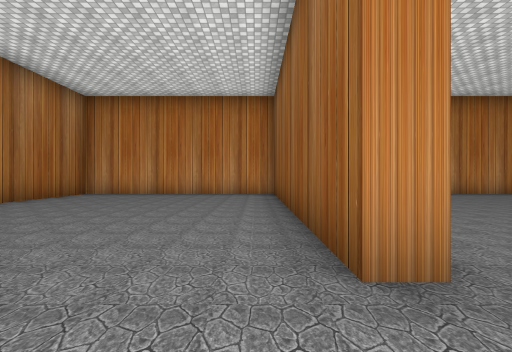
view 1 (above)

16 first-person views from a walk through a Unity game level. The camera is 1.2 m above the floor, looks level and sees 90° across. The floor is counted in squares, 2 m on a side. Each view is taken from the middle of a square. On the plan, view 1 faces up. The plan holds only what a view shows up to about 9 squares ahead; the rest is blank. The place goes on beyond the plan. The player is left out. Some surface patterns are stand-ins.

view 2
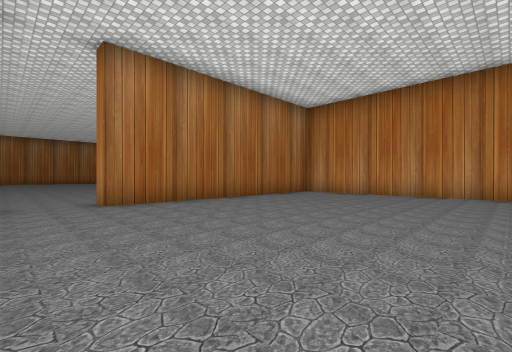

view 3
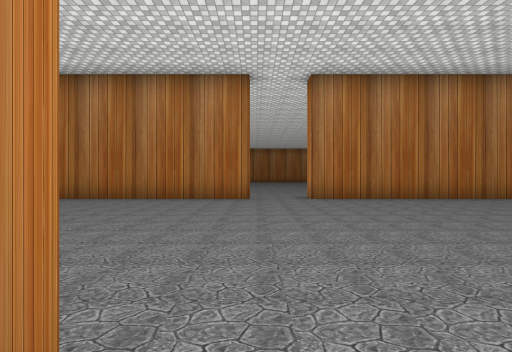

view 4
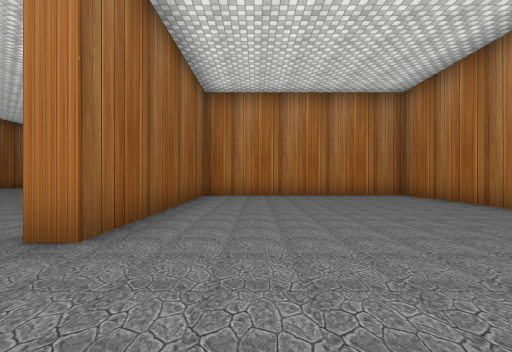

view 5
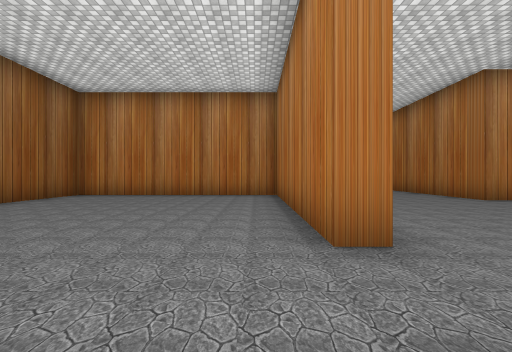

view 6
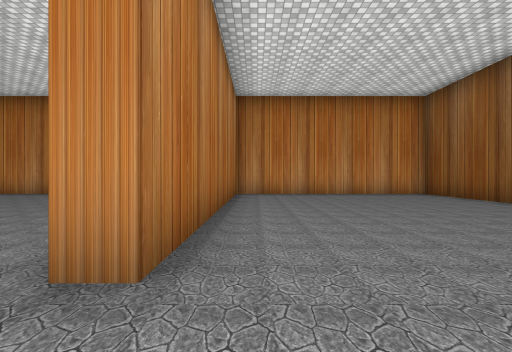

view 7
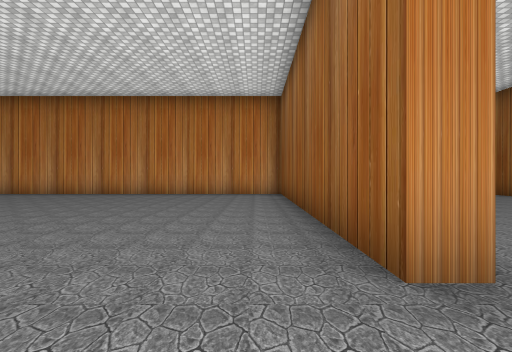

view 8
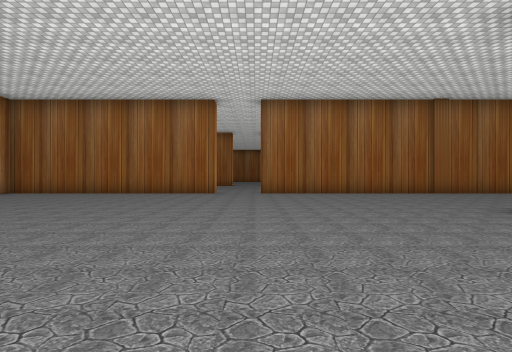

view 9
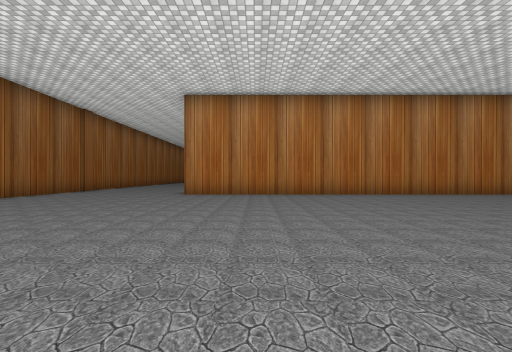

view 10
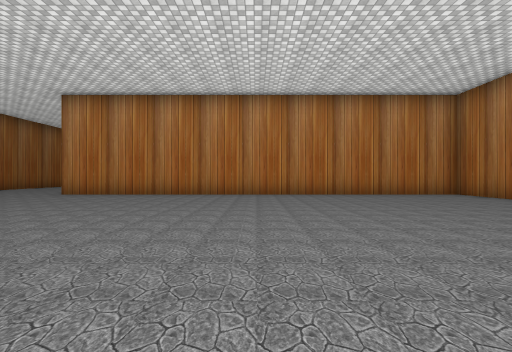

view 11
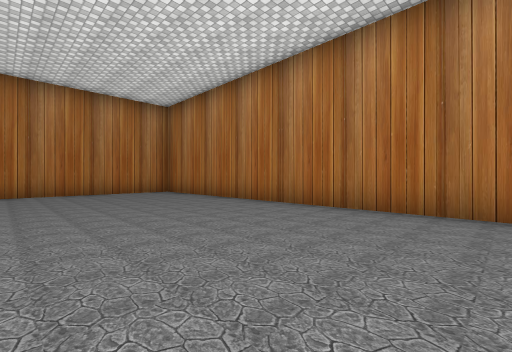

view 12
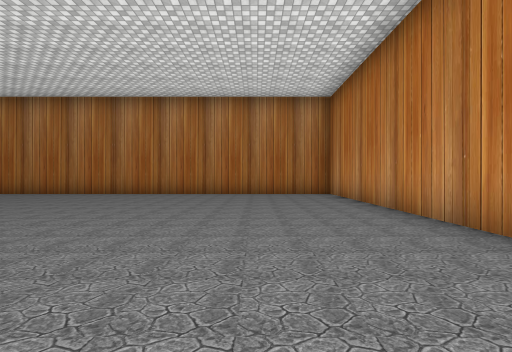

view 13
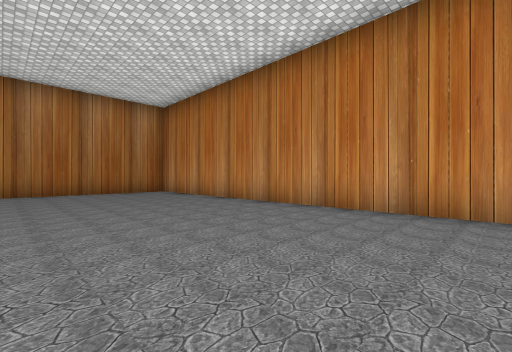

view 14
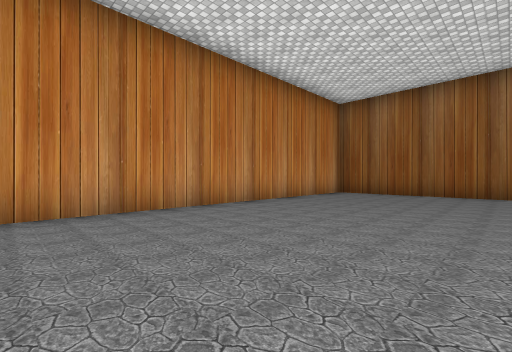

view 15
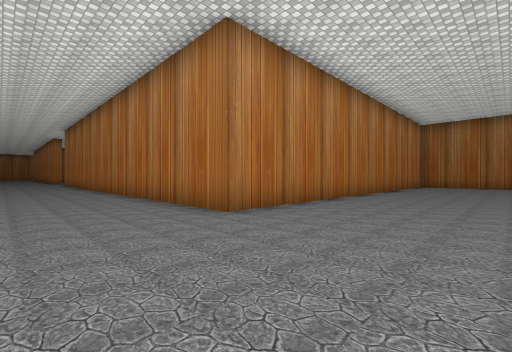

view 16
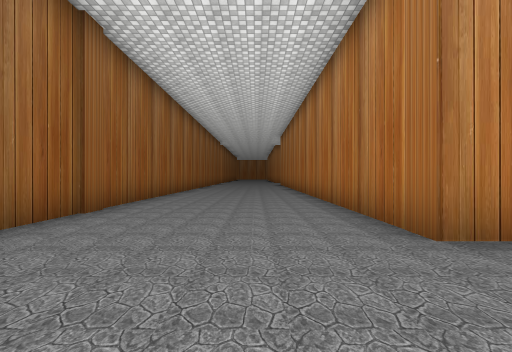

### Floor plan
Points are (right, up) in squares from view 1. A wall is a line through its corners. A room is listed if a view was taken in it or the views show most of it. See-through windows are left out.
Room 1 (views 1, 2, 4, 5, 6)
walls: (-6.2, -0.3) (-5.7, -0.3) (-5.7, -6.1) (0.6, -6.1) (0.6, -0.3); (0.6, 1.4) (0.6, 8.5) (-5.7, 8.5) (-5.7, 1.4) (-6.2, 1.4)
ways out: opening at (1, 0.5) to room 2; opening at (-6, 0.5) to room 3
Room 2 (view 3)
walls: (0.6, -0.3) (1.1, -0.3); (1.1, 1.4) (0.6, 1.4)
ways out: opening at (1, 0.5) to room 1
Room 3 (views 7, 8, 9, 10, 11, 12, 13, 14, 15, 16)
walls: (-6.2, 1.4) (-6.2, 8.5) (-23.6, 8.5) (-23.6, -4.4) (-10.7, -4.4) (-10.7, -11); (-6.2, -11) (-6.2, -0.3)
ways out: opening at (-6, 0.5) to room 1

Positions as (right, up) in squares from view 1, and headings:
1: (0, 0), facing up
2: (0, 0), facing up-left
3: (1, 0), facing left
4: (-1, 2), facing down
5: (-5, 2), facing down
6: (-5, 0), facing up
7: (-7, 0), facing up
8: (-15, 0), facing right
9: (-13, 4), facing down
10: (-17, 4), facing down
11: (-19, 5), facing down-left
12: (-15, 6), facing left
13: (-14, 4), facing up-left
14: (-15, 4), facing up-right
15: (-8, -1), facing down-left
16: (-9, -2), facing down
